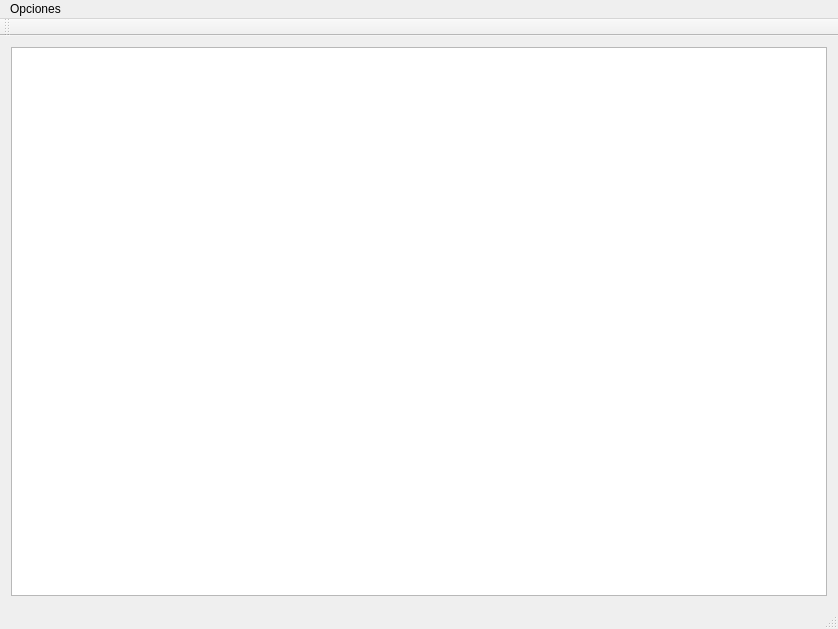
<?xml version="1.0" encoding="UTF-8"?>
<ui version="4.0">
 <class>MainWindow</class>
 <widget class="QMainWindow" name="MainWindow">
  <property name="geometry">
   <rect>
    <x>0</x>
    <y>0</y>
    <width>838</width>
    <height>629</height>
   </rect>
  </property>
  <property name="windowTitle">
   <string>MainWindow</string>
  </property>
  <widget class="QWidget" name="centralWidget">
   <layout class="QGridLayout" name="gridLayout">
    <item row="0" column="0">
     <widget class="QGraphicsView" name="graphicsView"/>
    </item>
   </layout>
  </widget>
  <widget class="QMenuBar" name="menuBar">
   <property name="geometry">
    <rect>
     <x>0</x>
     <y>0</y>
     <width>838</width>
     <height>21</height>
    </rect>
   </property>
   <widget class="QMenu" name="menuOpciones">
    <property name="title">
     <string>Opciones</string>
    </property>
   </widget>
   <addaction name="menuOpciones"/>
  </widget>
  <widget class="QToolBar" name="mainToolBar">
   <attribute name="toolBarArea">
    <enum>TopToolBarArea</enum>
   </attribute>
   <attribute name="toolBarBreak">
    <bool>false</bool>
   </attribute>
  </widget>
  <widget class="QStatusBar" name="statusBar"/>
 </widget>
 <layoutdefault spacing="6" margin="11"/>
 <resources/>
 <connections/>
</ui>
